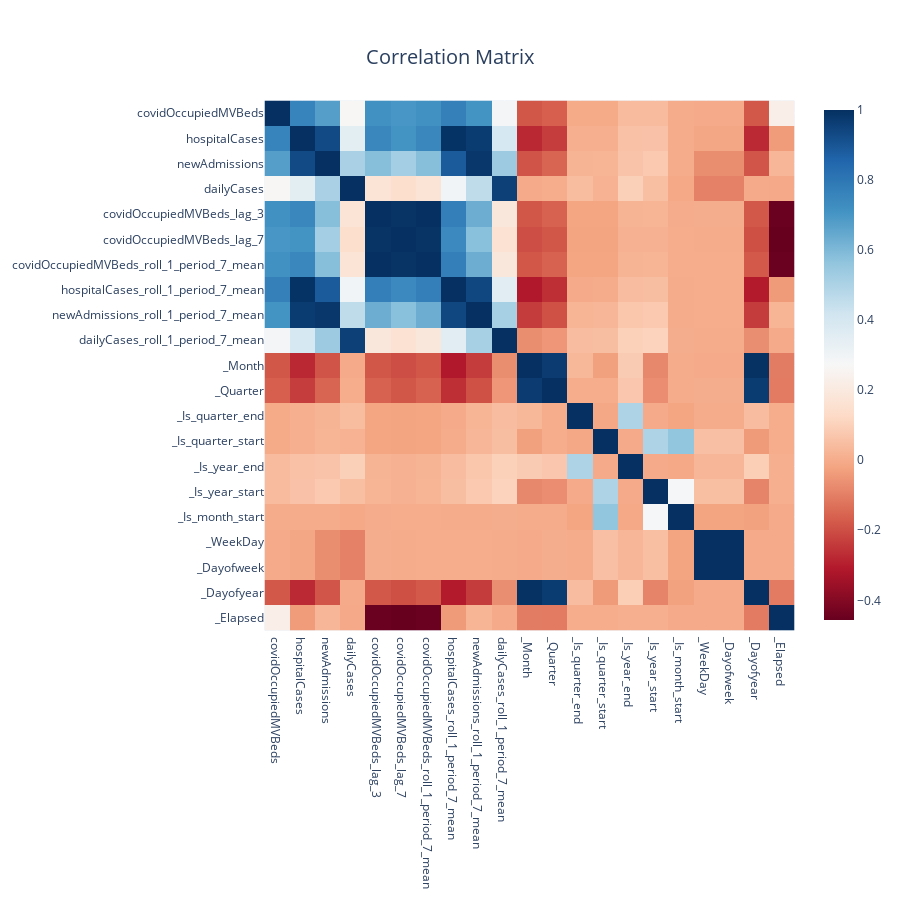

Here is the notebook cell this chart was saved with:
### Code cell
# correlation matrix of the features and target variable
correlation_matrix = sample_df.corr()

# Plot the correlation matrix
fig = px.imshow(
    correlation_matrix, color_continuous_scale="RdBu", title="Correlation Matrix"
)
fig.update_layout(
    autosize=False,
    width=900,
    height=900,
    title={"x": 0.5, "xanchor": "center", "yanchor": "top"},
    titlefont={"size": 20},
    legend_title=None,
    legend=dict(
        font=dict(size=15),
        orientation="h",
        yanchor="bottom",
        y=1.02,
        xanchor="right",
        x=1,
    ),
)
fig.show()

### Figure 1 — Plotly figure (JSON) as saved in the notebook; plotly's stock layout.template omitted (floating-point values rounded to 4 significant figures; data arrays with more than 128 entries replaced by an {"elided": "..."} marker saying what was removed)
{"data": [{"coloraxis": "coloraxis", "hovertemplate": "x: %{x}<br>y: %{y}<br>color: %{z}<extra></extra>", "name": "0", "type": "heatmap", "x": ["covidOccupiedMVBeds", "hospitalCases", "newAdmissions", "dailyCases", "covidOccupiedMVBeds_lag_3", "covidOccupiedMVBeds_lag_7", "covidOccupiedMVBeds_roll_1_period_7_mean", "hospitalCases_roll_1_period_7_mean", "newAdmissions_roll_1_period_7_mean", "dailyCases_roll_1_period_7_mean", "_Month", "_Quarter", "_Is_quarter_end", "_Is_quarter_start", "_Is_year_end", "_Is_year_start", "_Is_month_start", "_WeekDay", "_Dayofweek", "_Dayofyear", "_Elapsed"], "xaxis": "x", "y": ["covidOccupiedMVBeds", "hospitalCases", "newAdmissions", "dailyCases", "covidOccupiedMVBeds_lag_3", "covidOccupiedMVBeds_lag_7", "covidOccupiedMVBeds_roll_1_period_7_mean", "hospitalCases_roll_1_period_7_mean", "newAdmissions_roll_1_period_7_mean", "dailyCases_roll_1_period_7_mean", "_Month", "_Quarter", "_Is_quarter_end", "_Is_quarter_start", "_Is_year_end", "_Is_year_start", "_Is_month_start", "_WeekDay", "_Dayofweek", "_Dayofyear", "_Elapsed"], "yaxis": "y", "z": {"elided": "21x21 float values"}}], "layout": {"autosize": false, "coloraxis": {"colorscale": [[0, "rgb(103,0,31)"], [0.1, "rgb(178,24,43)"], [0.2, "rgb(214,96,77)"], [0.3, "rgb(244,165,130)"], [0.4, "rgb(253,219,199)"], [0.5, "rgb(247,247,247)"], [0.6, "rgb(209,229,240)"], [0.7, "rgb(146,197,222)"], [0.8, "rgb(67,147,195)"], [0.9, "rgb(33,102,172)"], [1, "rgb(5,48,97)"]]}, "height": 900, "legend": {"font": {"size": 15}, "orientation": "h", "title": {}, "x": 1, "xanchor": "right", "y": 1.02, "yanchor": "bottom"}, "title": {"font": {"size": 20}, "text": "Correlation Matrix", "x": 0.5, "xanchor": "center", "yanchor": "top"}, "width": 900, "xaxis": {"anchor": "y", "constrain": "domain", "domain": [0, 1], "scaleanchor": "y"}, "yaxis": {"anchor": "x", "autorange": "reversed", "constrain": "domain", "domain": [0, 1]}}}
